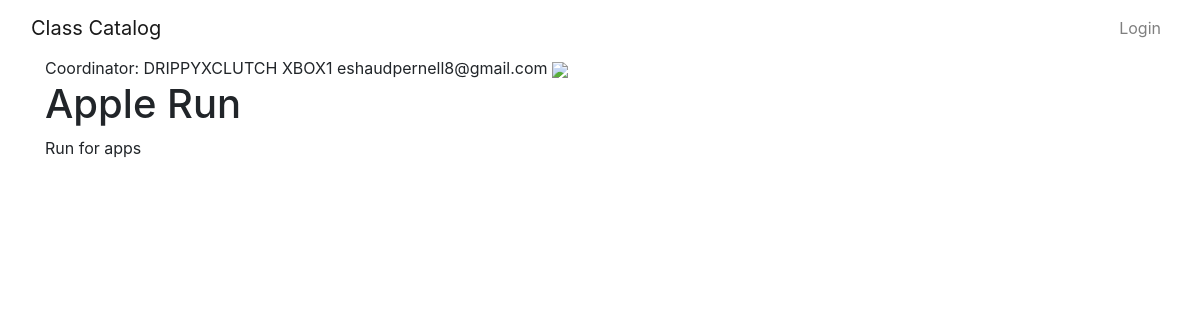
The app's page /categories/Boxing/7, older data.
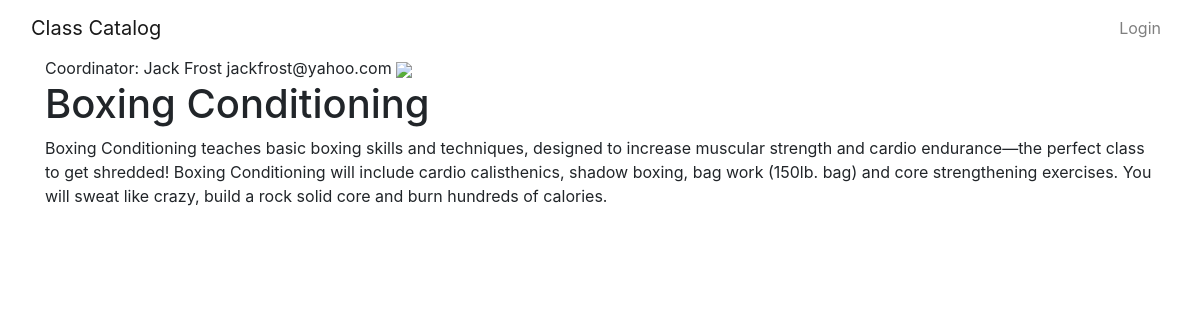
The same page, newer data.
### models.py (models this page shows, shortened)
class User(Base):
    __tablename__ = 'user'
    id = Column(Integer(), primary_key=True)
    name = Column(String(64), nullable=False)
    email = Column(String(250), nullable=False)
    picture = Column(String(250))

class ClassName(Base):
    __tablename__ = 'class'
    id = Column(Integer(), primary_key=True)
    class_name = Column(String(250), nullable=False)
    description = Column(Text(), nullable=False)
    category_id = Column(Integer(), ForeignKey('category.id'))
    category = relationship(Category)
    user_id = Column(Integer(), ForeignKey('user.id'))
    user = relationship(User)

### catalog.py (the view)
@app.route('/categories/<category_name>/<int:class_id>')
def class_description(category_name, class_id):
    category = session.query(Category).filter_by(category_name=category_name).one()
    item = session.query(ClassName).filter_by(id=class_id).one()
    creator = get_user_info(item.user_id)
    print(creator)
    if 'username' not in login_session:
        return render_template('publicclassdescription.html', category=category, item=item, creator=creator)
    return render_template('class_description.html', category=category, item=item, creator=creator)

### catalog.py (called while the page is built)
def get_user_info(user_id):
    user = session.query(User).filter_by(id=user_id).one()
    return user

### templates/publicclassdescription.html (shortened to what this page needs)
{% extends 'base.html' %}
{% block content %}
    <div class="container">
Coordinator:  {{creator.name}} {{ creator.email }}
<img src="'{{ creator.picture }}'">
<h1>{{item.class_name}}</h1>
{{item.description}}<br/>
{% endblock %}

Row changes from the older to the newer data that the page shows:
no longer on this page (row edited): User: name "DRIPPYXCLUTCH XBOX1", email "eshaudpernell8@gmail.com"
now on this page (row unchanged): User: name "Jack Frost", email "jackfrost@yahoo.com"
changed ClassName: class_name "Apple Run" → "Boxing Conditioning"; description "Run for apps" → "Boxing Conditioning teaches basic boxing skills and techniques, designed to increase muscular strength and cardio endurance—the perfect class to get shredded! Boxing Conditioning will include cardio calisthenics, shadow boxing, bag work (150lb. bag) and core strengthening exercises. You will sweat like crazy, build a rock solid core and burn hundreds of calories."
